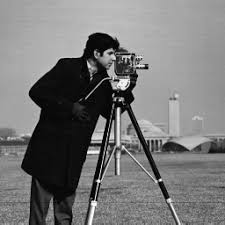
#> input picture ImageLab4/Images1/cameraman.jpg, 225 x 225 px
$ jupyter execute --allow-errors ImageLab4_E18CSE101.ipynb
#> lines starting #> are read from the running program, lines starting #| are printed output that depends on the picture; after the words box and inside, x2 and y2 are one past the last pixel; in counts of white or black regions, pixels touching at a corner belong together
[cell 1]
import cv2
import matplotlib.pyplot as plt
import numpy as np

[cell 2]
img_= cv2.imread("Images1/cameraman.jpg")
#> img_ is the input picture: shape (225, 225, 3); min 0, max 255, mean 118.8

[cell 3]
img_.shape
#> Out = (225, 225, 3)

[cell 4]
img_gray= cv2.cvtColor(img_,cv2.COLOR_BGR2GRAY)

[cell 5]
plt.imshow(img_gray,cmap='gray')

[cell 6]
img_gray.shape
#> Out = (225, 225)

[cell 7]
f_min= np.min(np.array(img_gray))
#> f_min = 0

[cell 8]
f_max= np.max(np.array(img_gray))
#> f_max = 255

[cell 9]
f_max
#> Out = 255

[cell 10]
levels= [64,32,16,4]

## Plotting with different gray scale levels

[cell 11]
levels= [64,32,16,4]
for i in levels:
    rangee= (f_max-f_min)/i
    img_new= img_gray//rangee
    plt.imshow(img_new,cmap='gray')
    plt.show()
#> this loop made 4 passes
#> rangee on passes 1 to 4: 3.98, 7.97, 15.94, 63.75

### Using in built function

[cell 12]
from PIL import Image

[cell 13]
img_gray= Image.fromarray(img_gray)

[cell 14]
img_gray.quantize(colors=4)
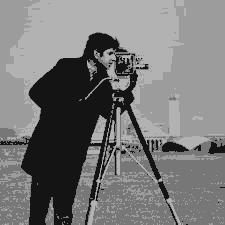
#> Out: PIL image 225x225 P; min 20, max 178, mean 119.6

[cell 15]
for i in levels:
    bruh=img_gray.quantize(colors=i)
    plt.imshow(bruh)
    plt.show()
#> this loop made 4 passes
#> pass 2, `plt.show()`:
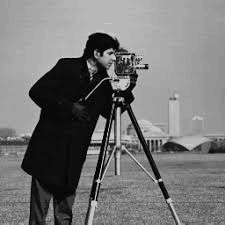
#> shown: shape (225, 225, 4); mean R, G, B, A 118.4, 118.4, 118.4, 255

[cell 16]
ms=[]
for i in levels:
    rangee= (f_max-f_min)/i
    img_new= img_gray//rangee
    mse= np.mean((img_new-img_gray)**2)
    ms.append(mse)
#> this loop made 4 passes
#> (rangee, mse) on passes 1 to 4: (3.98, 10167.9), (7.97, 13840.8), (15.94, 15883.4), (63.75, 17530.3)
#> after the loop, ms = [10167.9, 13840.8, 15883.4, 17530.3]

[cell 17]
import seaborn as sns

#> (a cell that did not finish here is left out)

## As can be seen above, as L decreases, image quality decreases and MSE increases

## Question 2

[cell 19]
img1 = cv2.imread("Images1/parrot.jpg")
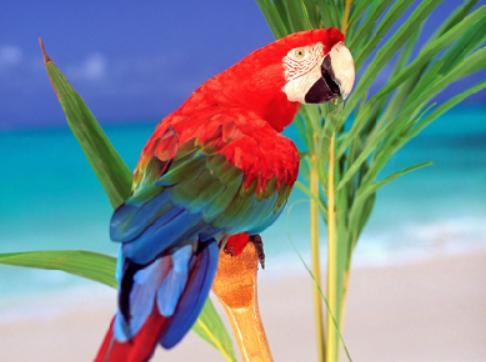
#> input picture ImageLab4/Images1/parrot.jpg, 486 x 362 px
#> img1 is the input picture: shape (362, 486, 3); mean B, G, R 143.9, 139.9, 127.4

[cell 20]
img1 = cv2.cvtColor(img1, cv2.COLOR_BGR2GRAY)
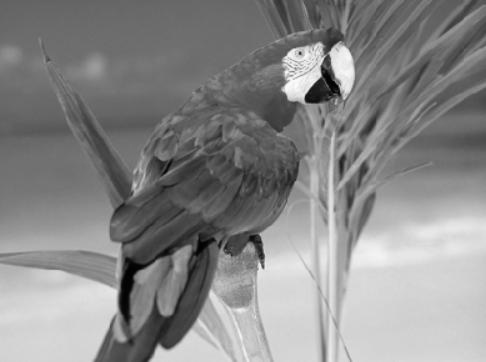
#> img1: shape (362, 486); min 1, max 252, mean 136.6
bw_img = cv2.threshold(img1,127,255,cv2.THRESH_BINARY)[1]
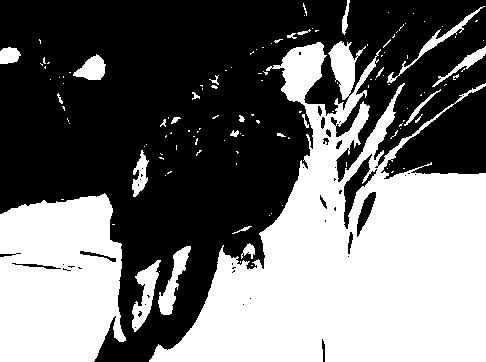
#> bw_img: shape (362, 486); 44% white; 128 white regions (102 under 20 px), largest, box (x1, y1, x2, y2) and area: (149, 41, 486, 362) 54155, (0, 193, 126, 362) 18078, (132, 260, 161, 332) 908

[cell 21]
plt.imshow(bw_img,cmap='gray')

[cell 22]
#Euclidean distance
euc = cv2.distanceTransform(bw_img,cv2.DIST_L1, 3)
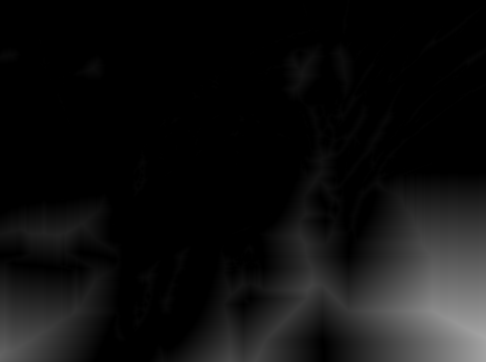
#> euc: shape (362, 486) float32; min 0, max 165, mean 15.4
plt.imshow(euc,cmap='gray')

[cell 23]
#city- block distance
cb = cv2.distanceTransform(bw_img,cv2.DIST_L2, 3)
plt.imshow(cb,cmap='gray')

[cell 24]
#chessboard distance
chess = cv2.distanceTransform(bw_img,cv2.DIST_C, 3)
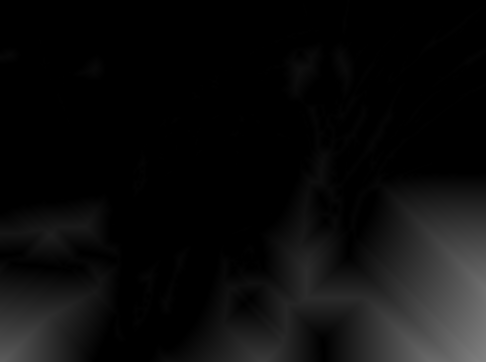
#> chess: shape (362, 486) float32; min 0, max 127, mean 11.8
plt.imshow(chess,cmap='gray')

# Q3

[cell 25]
img = cv2.imread('Images1/bird.png', 0)
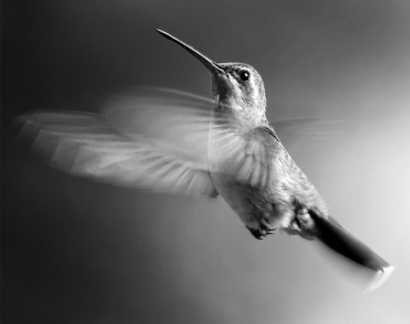
#> input picture ImageLab4/Images1/bird.png, 410 x 324 px
#> img is the input picture: shape (324, 410); min 0, max 255, mean 102.9
#> (the rest of this cell did not finish here and is left out)

# 3x3

[cell 26]
import cv2
import numpy as np


# Read the image
img = cv2.imread('Images1/bird.png', 0)

# Obtain number of rows and columns
# of the image
m, n = img.shape
#> m = 324; n = 410

# Develop Averaging filter(3, 3) mask
mask = np.ones([3, 3], dtype = int)
mask = mask / 9

# Convolve the 3X3 mask over the image
img_new = np.zeros([m, n])

for i in range(1, m-1):
    for j in range(1, n-1):
        temp = img[i-1, j-1]*mask[0, 0]+img[i-1, j]*mask[0, 1]+img[i-1, j + 1]*mask[0, 2]+img[i, j-1]*mask[1, 0]+ img[i, j]*mask[1, 1]+img[i, j + 1]*mask[1, 2]+img[i + 1, j-1]*mask[2, 0]+img[i + 1, j]*mask[2, 1]+img[i + 1, j + 1]*mask[2, 2]

        img_new[i, j]= temp

img_new = img_new.astype(np.uint8)
cv2.imwrite('blurred.png', img_new)
#> Out = True

[cell 27]
imge = cv2.imread('blurred.png', 0)
#> (the rest of this cell did not finish here and is left out)

# 5x5

[cell 28]
import cv2
import numpy as np


# Read the image
img = cv2.imread('Images1/bird.png', 0)

# Obtain number of rows and columns
# of the image
m, n = img.shape

# Develop Averaging filter(5, 5) mask
mask = np.ones([5, 5], dtype = int)
mask = mask / 256

img_new = np.zeros([m, n])

for i in range(1, m-1):
    for j in range(1, n-1):
        temp = img[i-1, j-1]*mask[0, 0]+img[i-1, j]*mask[0, 1]+img[i-1, j + 1]*mask[0, 2]+img[i, j-1]*mask[1, 0]+ img[i, j]*mask[1, 1]+img[i, j + 1]*mask[1, 2]+img[i + 1, j-1]*mask[2, 0]+img[i + 1, j]*mask[2, 1]+img[i + 1, j + 1]*mask[2, 2]

        img_new[i, j]= temp

img_new = img_new.astype(np.uint8)
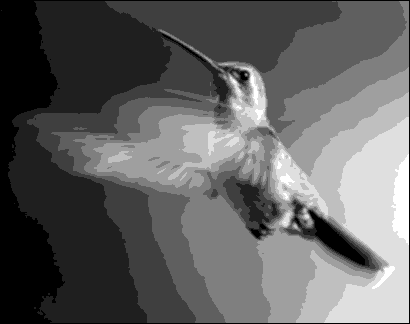
#> img_new: shape (324, 410); min 0, max 8, mean 3.07; drawn with min black and max white
cv2.imwrite('blurred2.png', img_new)
#> Out = True

[cell 29]
imge = cv2.imread('blurred2.png', 0)
#> (the rest of this cell did not finish here and is left out)

# 7x7

[cell 30]
import cv2
import numpy as np


# Read the image
img = cv2.imread('Images1/bird.png', 0)

# Obtain number of rows and columns
# of the image
m, n = img.shape

# Develop Averaging filter(7, 7) mask
mask = np.ones([7, 7], dtype = int)
mask = mask / 625

img_new = np.zeros([m, n])

for i in range(1, m-1):
    for j in range(1, n-1):
        temp = img[i-1, j-1]*mask[0, 0]+img[i-1, j]*mask[0, 1]+img[i-1, j + 1]*mask[0, 2]+img[i, j-1]*mask[1, 0]+ img[i, j]*mask[1, 1]+img[i, j + 1]*mask[1, 2]+img[i + 1, j-1]*mask[2, 0]+img[i + 1, j]*mask[2, 1]+img[i + 1, j + 1]*mask[2, 2]

        img_new[i, j]= temp

img_new = img_new.astype(np.uint8)
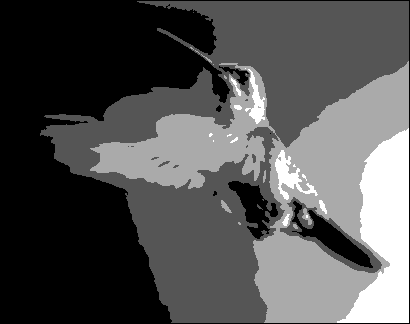
#> img_new: shape (324, 410); min 0, max 3, mean 0.982; drawn with min black and max white
cv2.imwrite('blurred3.png', img_new)
#> Out = True
